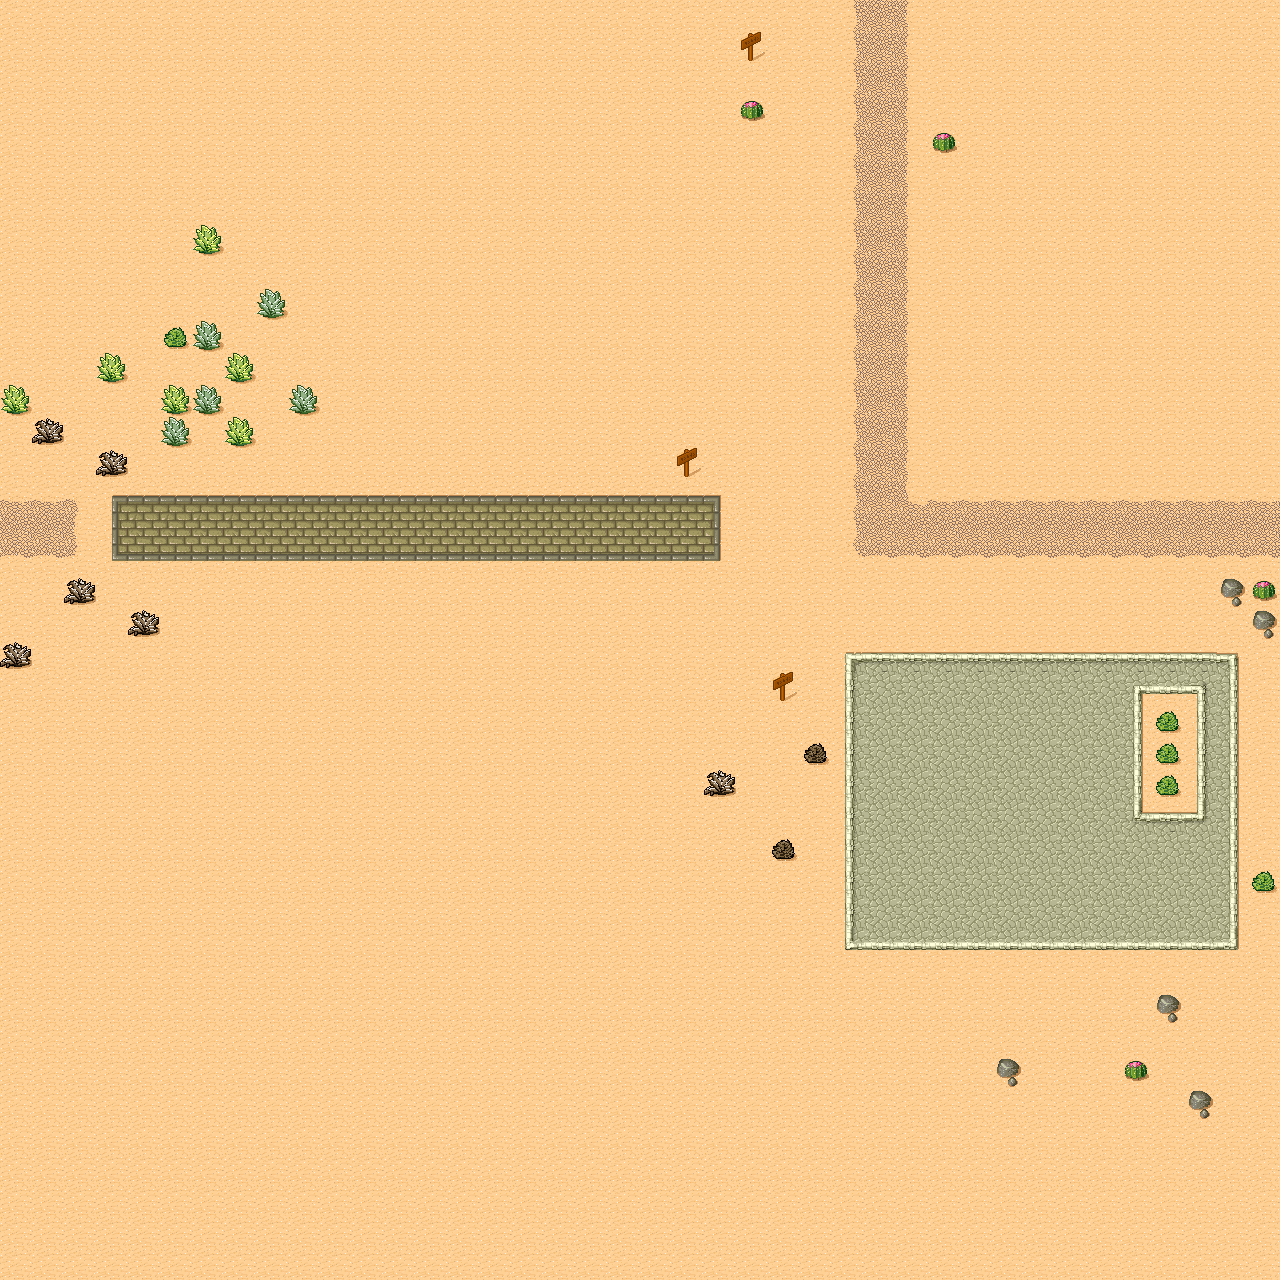

The image is a tile-based game level rendered from a .tmx file. Its description and source (layers, tilesets, objects; grid data summarised) follow:
An orthogonal 40x40 tile map with 32x32 px tiles, 2 tile layers (Ground, Objects) and 34 objects.

<map version="1.0" orientation="orthogonal" width="40" height="40" tilewidth="32" tileheight="32">
 <tileset firstgid="1" name="Desert" tilewidth="32" tileheight="32" spacing="3" margin="2">
  <image source="gfx/desert_tiled.png" width="281" height="211" />
  <tile id="30">
   <properties>
    <property name="cactus" value="true" />
   </properties>
  </tile>
 </tileset>
 <layer name="Ground" width="40" height="40">
  <properties>
   <property name="Attachable" value="true" />
  </properties>
  <data>[1600 cells, 1600 non-empty, 32 distinct tile ids]</data>
 </layer>
 <layer name="Objects" width="40" height="40">
  <properties>
   <property name="Attachable" value="true" />
  </properties>
  <data>[1600 cells, 1600 non-empty, 40 distinct tile ids]</data>
 </layer>
 <objectgroup name="Collisions" width="40" height="40">
  <properties>
   <property name="Collide" value="true" />
  </properties>
  <object x="192" y="224" width="32" height="32" />
  <object x="256" y="288" width="32" height="32" />
  <object x="192" y="320" width="32" height="32" />
  <object x="160" y="320" width="32" height="32" />
  <object x="96" y="352" width="32" height="32" />
  <object x="0" y="384" width="32" height="32" />
  <object x="32" y="416" width="32" height="32" />
  <object x="96" y="448" width="32" height="32" />
  <object x="160" y="384" width="64" height="32" />
  <object x="160" y="416" width="32" height="32" />
  <object x="224" y="352" width="32" height="32" />
  <object x="224" y="416" width="32" height="32" />
  <object x="288" y="384" width="32" height="32" />
  <object x="64" y="576" width="32" height="32" />
  <object x="128" y="608" width="32" height="32" />
  <object x="0" y="640" width="32" height="32" />
  <object x="736" y="32" width="32" height="32" />
  <object x="736" y="96" width="32" height="32" />
  <object x="896" y="32" width="32" height="32" />
  <object x="928" y="128" width="32" height="32" />
  <object x="768" y="672" width="32" height="32" />
  <object x="704" y="768" width="32" height="32" />
  <object x="800" y="736" width="32" height="32" />
  <object x="768" y="832" width="32" height="32" />
  <object x="1152" y="704" width="32" height="32" />
  <object x="1152" y="768" width="32" height="32" />
  <object x="1152" y="736" width="32" height="32" />
  <object x="1216" y="576" width="32" height="32" />
  <object x="1152" y="992" width="32" height="32" />
  <object x="1120" y="1056" width="32" height="32" />
  <object x="992" y="1056" width="32" height="32" />
  <object x="1184" y="1088" width="32" height="32" />
  <object x="672" y="448" width="32" height="32" />
 </objectgroup>
 <objectgroup name="MapChangeTriggers" width="40" height="40">
  <properties>
   <property name="MapChangeTrigger" value="true" />
  </properties>
  <object x="32" y="0" width="32" height="1280">
   <properties>
    <property name="NextMapNumber" value="1" />
    <property name="NextMapX" value="37" />
    <property name="NextMapY" value="0" />
   </properties>
  </object>
 </objectgroup>
</map>
